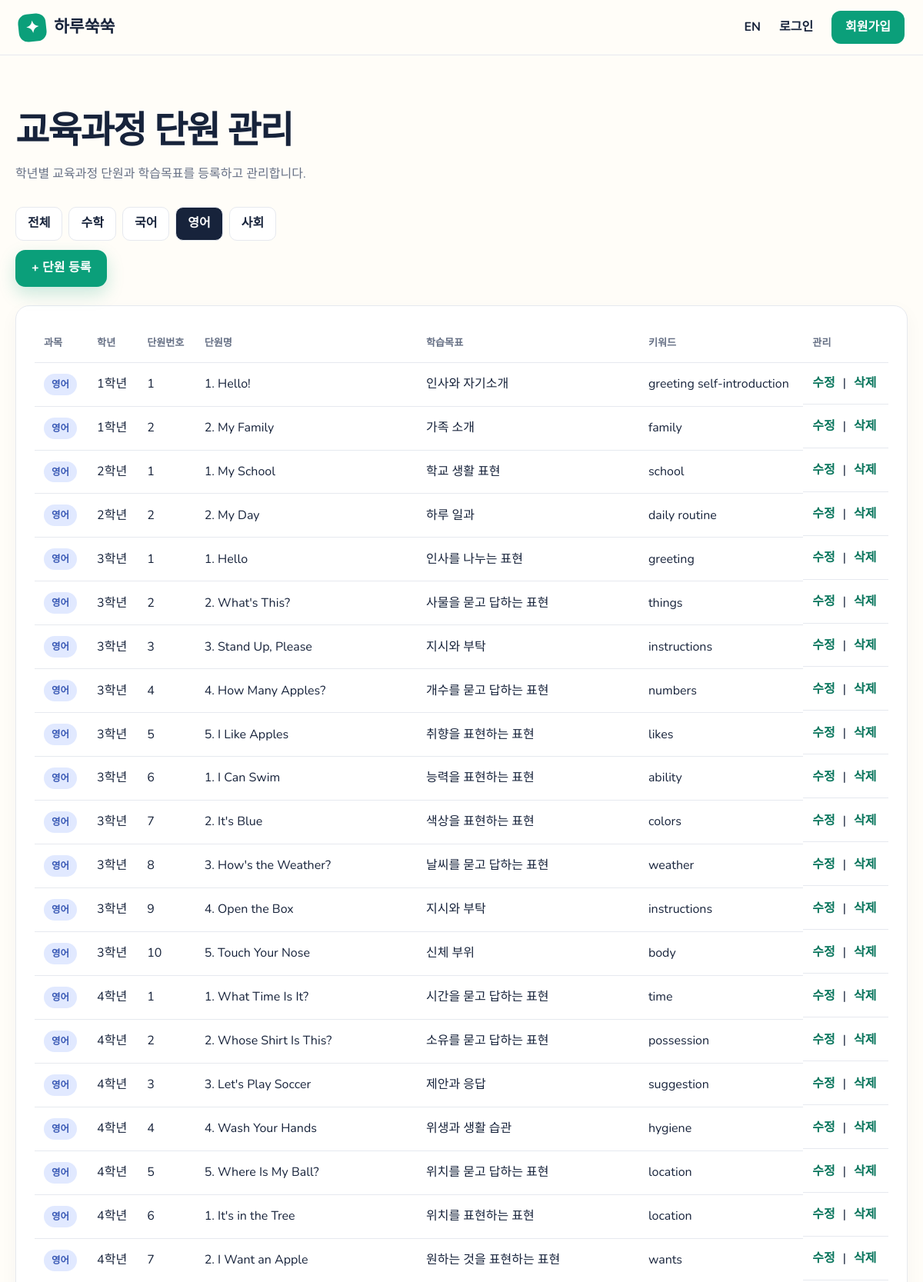
/admin/curriculum-units?subject=english (upper part), run on the app's committed database.
### app/models.py (models this page shows)
class CurriculumUnit(db.Model):
    id = db.Column(db.Integer, primary_key=True)
    subject = db.Column(db.String(20), nullable=False, index=True)
    grade_level = db.Column(db.Integer, nullable=False, index=True)
    semester = db.Column(db.Integer, nullable=False, default=1, index=True)
    unit_order = db.Column(db.Integer, nullable=False, default=1)
    unit_name = db.Column(db.String(120), nullable=False)
    learning_objective = db.Column(db.Text)
    keywords = db.Column(db.Text)
    created_at = db.Column(db.DateTime(timezone=True), nullable=False, default=utcnow)

### app/admin/routes.py (the view)
@admin_bp.route("/curriculum-units")
@admin_required
def curriculum_units():
    subject = request.args.get("subject")
    grade = request.args.get("grade", type=int)
    query = CurriculumUnit.query.order_by(CurriculumUnit.subject, CurriculumUnit.grade_level, CurriculumUnit.unit_order)
    if subject in {"math", "english", "korean", "social"}:
        query = query.filter_by(subject=subject)
    if grade:
        query = query.filter_by(grade_level=grade)
    return render_template("admin/curriculum_units.html", units=query.all(), subject=subject, grade=grade)

### app/admin/routes.py (called while the page is built)
def admin_required(view):
    @wraps(view)
    def wrapped(*args, **kwargs):
        return view(*args, **kwargs)
    return wrapped

### app/i18n.py (called while the page is built)
def get_locale():
    if current_user.is_authenticated:
        return current_user.ui_language
    return session.get("language", "ko")

def translate(key):
    language = get_locale()
    return MESSAGES.get(language, MESSAGES["ko"]).get(key, key)

### app/templates/admin/curriculum_units.html
{% extends "base.html" %}
{% block content %}
<section class="page-heading">
  <h1>교육과정 단원 관리</h1>
  <p>학년별 교육과정 단원과 학습목표를 등록하고 관리합니다.</p>
</section>
<div class="filter-row">
  <a href="{{ url_for('admin.curriculum_units') }}" class="{{ 'active' if not subject else '' }}">전체</a>
  <a href="{{ url_for('admin.curriculum_units', subject='math') }}" class="{{ 'active' if subject == 'math' else '' }}">수학</a>
  <a href="{{ url_for('admin.curriculum_units', subject='korean') }}" class="{{ 'active' if subject == 'korean' else '' }}">국어</a>
  <a href="{{ url_for('admin.curriculum_units', subject='english') }}" class="{{ 'active' if subject == 'english' else '' }}">영어</a>
  <a href="{{ url_for('admin.curriculum_units', subject='social') }}" class="{{ 'active' if subject == 'social' else '' }}">사회</a>
</div>
<a class="button primary" href="{{ url_for('admin.curriculum_unit_new') }}">+ 단원 등록</a>
<div class="table-wrap panel">
  <table>
    <thead>
      <tr><th>과목</th><th>학년</th><th>단원번호</th><th>단원명</th><th>학습목표</th><th>키워드</th><th>관리</th></tr>
    </thead>
    <tbody>
    {% for unit in units %}
      <tr>
        <td><span class="subject-badge {{ unit.subject }}">{{ {'math':'수학','korean':'국어','english':'영어','social':'사회'}.get(unit.subject, unit.subject) }}</span></td>
        <td>{{ unit.grade_level }}학년</td>
        <td>{{ unit.unit_order }}</td>
        <td>{{ unit.unit_name }}</td>
        <td class="prompt-cell">{{ unit.learning_objective or '-' }}</td>
        <td>{{ unit.keywords or '-' }}</td>
        <td class="row-actions">
          <a href="{{ url_for('admin.curriculum_unit_edit', unit_id=unit.id) }}">수정</a> |
          <form method="post" action="{{ url_for('admin.curriculum_unit_delete', unit_id=unit.id) }}" style="display:inline" onsubmit="return confirm('삭제할까요?')">
            <button type="submit">삭제</button>
          </form>
        </td>
      </tr>
    {% endfor %}
    </tbody>
  </table>
</div>
{% endblock %}

### app/static/css/app.css (style rules this page uses)
:root { --ink: #17233b; --muted: #667085; --paper: #fffdf8; --surface: #ffffff; --line: #e6e9ef; --green: #0b9f7a; --green-dark: #08755c; --mint: #dff8ee; --yellow: #ffc94a; --orange: #ff835d; --blue: #5a80ef; --danger: #e53e3e; --danger-dark: #9b2c2c; --shadow: 0 16px 45px rgba(27, 45, 77, .1); }
* { box-sizing: border-box; }
body { margin: 0; color: var(--ink); background: var(--paper); font-family: "Nunito", "Gowun Dodum", sans-serif; line-height: 1.6; }
a { color: inherit; text-decoration: none; }
button, input, select, textarea { font: inherit; }
button, .button { cursor: pointer; }
h1, h2, h3, p { margin-top: 0; }
.button { display: inline-flex; align-items: center; justify-content: center; gap: 12px; min-height: 46px; border: 1px solid transparent; border-radius: 13px; padding: 10px 20px; font-weight: 800; transition: .2s ease; }
.button.primary { color: white; background: var(--green); box-shadow: 0 9px 22px rgba(11,159,122,.22); }
.subject-preview article, .panel, .stats-grid article { background: white; border: 1px solid var(--line); border-radius: 18px; padding: 24px; box-shadow: 0 8px 24px rgba(27,45,77,.04); }
.muted, .page-heading p, .welcome-row p { color: var(--muted); }
.welcome-row h1, .page-heading h1, .attempt-head h1 { margin: 12px 0 5px; font-size: clamp(2rem, 4vw, 3.3rem); letter-spacing: -.04em; }
.panel { margin-top: 24px; }
.table-wrap { overflow-x: auto; }
table { width: 100%; border-collapse: collapse; }
th, td { text-align: left; padding: 14px 12px; border-bottom: 1px solid var(--line); }
th { color: var(--muted); font-size: .82rem; }
.subject-badge, .status, .type-badge { display: inline-block; padding: 4px 10px; border-radius: 999px; font-size: .78rem; font-weight: 800; }
.subject-badge.english { color: #3757b4; background: #e1e9ff; }
.page-heading { margin-bottom: 30px; }
.page-heading p { max-width: 700px; }
.filter-row { display: flex; gap: 8px; margin-bottom: 12px; }
.filter-row a { padding: 8px 15px; border-radius: 10px; background: white; border: 1px solid var(--line); font-weight: 800; }
.filter-row a.active { color: white; background: var(--ink); }
.prompt-cell { min-width: 280px; }
.row-actions { display: flex; gap: 10px; }
.row-actions a, .row-actions button { border: 0; background: none; color: var(--green-dark); font-weight: 800; padding: 0; }

### data on the page
CurriculumUnit: subject "영어", grade_level "1", unit_order "1", unit_name "1. Hello!", learning_objective "인사와 자기소개", keywords "greeting self-introduction"
CurriculumUnit: subject "영어", grade_level "1", unit_order "2", unit_name "2. My Family", learning_objective "가족 소개", keywords "family"
CurriculumUnit: subject "영어", grade_level "2", unit_order "1", unit_name "1. My School", learning_objective "학교 생활 표현", keywords "school"
CurriculumUnit: subject "영어", grade_level "2", unit_order "2", unit_name "2. My Day", learning_objective "하루 일과", keywords "daily routine"
CurriculumUnit: subject "영어", grade_level "3", unit_order "1", unit_name "1. Hello", learning_objective "인사를 나누는 표현", keywords "greeting"
CurriculumUnit: subject "영어", grade_level "3", unit_order "2", unit_name "2. What's This?", learning_objective "사물을 묻고 답하는 표현", keywords "things"
CurriculumUnit: subject "영어", grade_level "3", unit_order "3", unit_name "3. Stand Up, Please", learning_objective "지시와 부탁", keywords "instructions"
CurriculumUnit: subject "영어", grade_level "3", unit_order "4", unit_name "4. How Many Apples?", learning_objective "개수를 묻고 답하는 표현", keywords "numbers"
CurriculumUnit: subject "영어", grade_level "3", unit_order "5", unit_name "5. I Like Apples", learning_objective "취향을 표현하는 표현", keywords "likes"
CurriculumUnit: subject "영어", grade_level "3", unit_order "6", unit_name "1. I Can Swim", learning_objective "능력을 표현하는 표현", keywords "ability"
CurriculumUnit: subject "영어", grade_level "3", unit_order "7", unit_name "2. It's Blue", learning_objective "색상을 표현하는 표현", keywords "colors"
CurriculumUnit: subject "영어", grade_level "3", unit_order "8", unit_name "3. How's the Weather?", learning_objective "날씨를 묻고 답하는 표현", keywords "weather"
CurriculumUnit: subject "영어", grade_level "3", unit_order "9", unit_name "4. Open the Box", learning_objective "지시와 부탁", keywords "instructions"
CurriculumUnit: subject "영어", grade_level "3", unit_order "10", unit_name "5. Touch Your Nose", learning_objective "신체 부위", keywords "body"
CurriculumUnit: subject "영어", grade_level "4", unit_order "1", unit_name "1. What Time Is It?", learning_objective "시간을 묻고 답하는 표현", keywords "time"
CurriculumUnit: subject "영어", grade_level "4", unit_order "2", unit_name "2. Whose Shirt Is This?", learning_objective "소유를 묻고 답하는 표현", keywords "possession"
CurriculumUnit: subject "영어", grade_level "4", unit_order "3", unit_name "3. Let's Play Soccer", learning_objective "제안과 응답", keywords "suggestion"
CurriculumUnit: subject "영어", grade_level "4", unit_order "4", unit_name "4. Wash Your Hands", learning_objective "위생과 생활 습관", keywords "hygiene"
CurriculumUnit: subject "영어", grade_level "4", unit_order "5", unit_name "5. Where Is My Ball?", learning_objective "위치를 묻고 답하는 표현", keywords "location"
CurriculumUnit: subject "영어", grade_level "4", unit_order "6", unit_name "1. It's in the Tree", learning_objective "위치를 표현하는 표현", keywords "location"
CurriculumUnit: subject "영어", grade_level "4", unit_order "7", unit_name "2. I Want an Apple", learning_objective "원하는 것을 표현하는 표현", keywords "wants"

### other printed values
{{ t('app_name') }} "하루쑥쑥"
{{ 'EN' if current_language == 'ko' else '한국어' }} "EN"
{{ t('login') }} "로그인"
{{ t('register') }} "회원가입"
